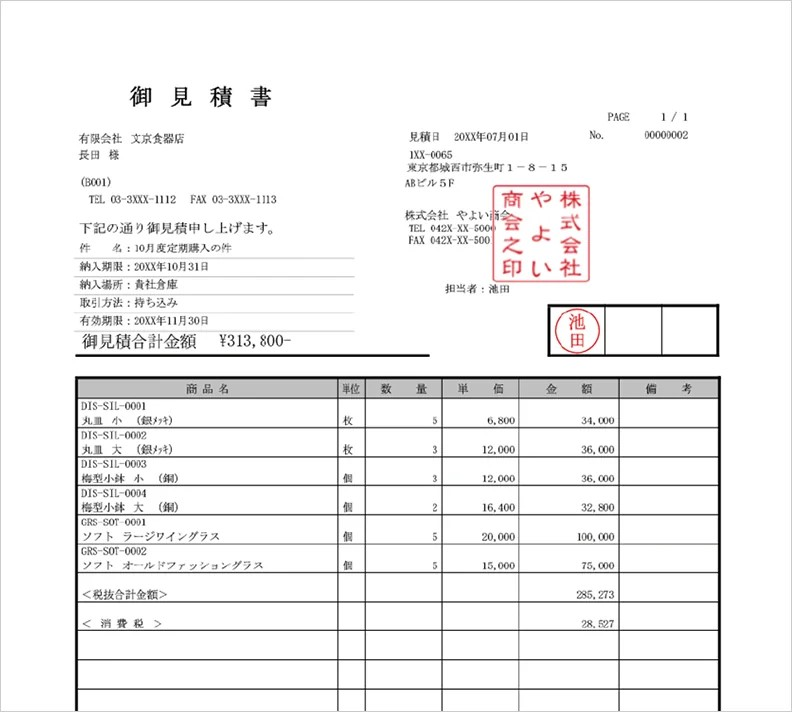
#> input picture app_get_stamp/sample_img.jpg, 792 x 712 px
$ python -i stamp_extractor_app.py   (imports and definitions only)
#> lines starting #> are read from the running program, lines starting #| are printed output that depends on the picture; after the words box and inside, x2 and y2 are one past the last pixel; in counts of white or black regions, pixels touching at a corner belong together
#> further down, picture is the input picture: shape (712, 792, 3); mean B, G, R 241.7, 241.7, 242.2
import streamlit as st
import cv2
import numpy as np
from sklearn import cluster
import matplotlib.pyplot as plt
from PIL import Image
import io

# [1 line not run here, left out]

def extract_stamps(img, min_area=100, blur_kernel=(5, 5)):
    """
    画像から押印部分を抽出する関数

    Parameters:
    -----------
    img : numpy.ndarray
        入力画像（BGR形式）
    min_area : int
        抽出する押印の最小面積
    blur_kernel : tuple
        ぼかし処理のカーネルサイズ

    Returns:
    --------
    list
        抽出された押印画像のリスト
    numpy.ndarray
        マスク画像
    list
        各押印の座標情報 (x, y, w, h)
    """
#> called with min_area = 100, blur_kernel = (5, 5)
    if img is None:
        st.error("画像を読み込めません。")
        return [], None, []

    # グレースケール変換
    gray = cv2.cvtColor(img, cv2.COLOR_BGR2GRAY)

    # ノイズ除去
    blurred = cv2.GaussianBlur(gray, blur_kernel, 0)
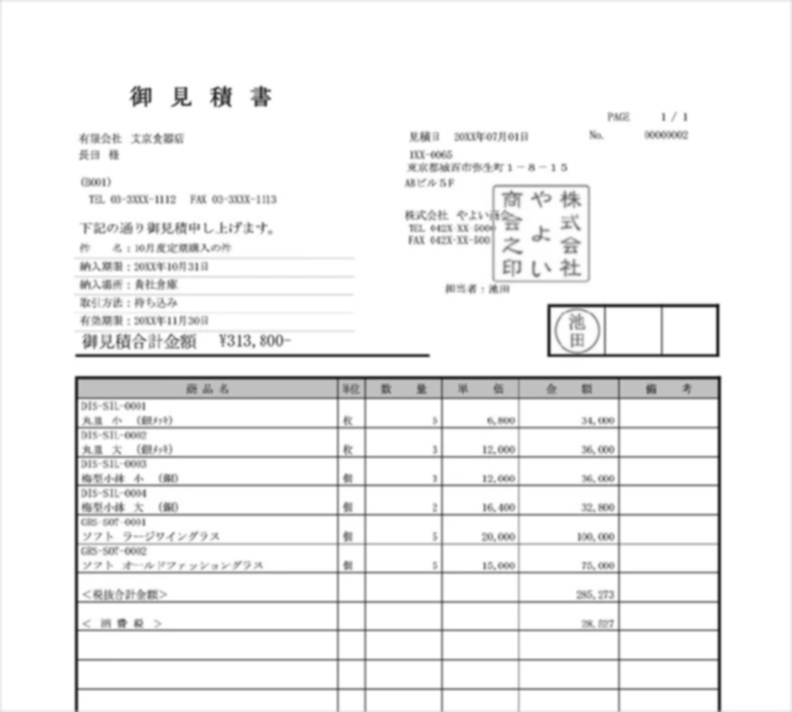
#> blurred: shape (712, 792); min 25, max 255, mean 242

    # K-meansクラスタリング
    pixels = blurred.ravel().reshape(-1, 1).astype(np.float32)
    kmeans = cluster.KMeans(n_clusters=2, random_state=0).fit(pixels)
    labels = kmeans.predict(pixels)

    # クラスタのカウント
    count0, count1 = np.sum(labels == 0), np.sum(labels == 1)
#> count0 = 73675; count1 = 490229

    # 少数派のクラスタを押印と仮定
    mask = (labels == 0).reshape(gray.shape) if count0 < count1 else (labels == 1).reshape(gray.shape)
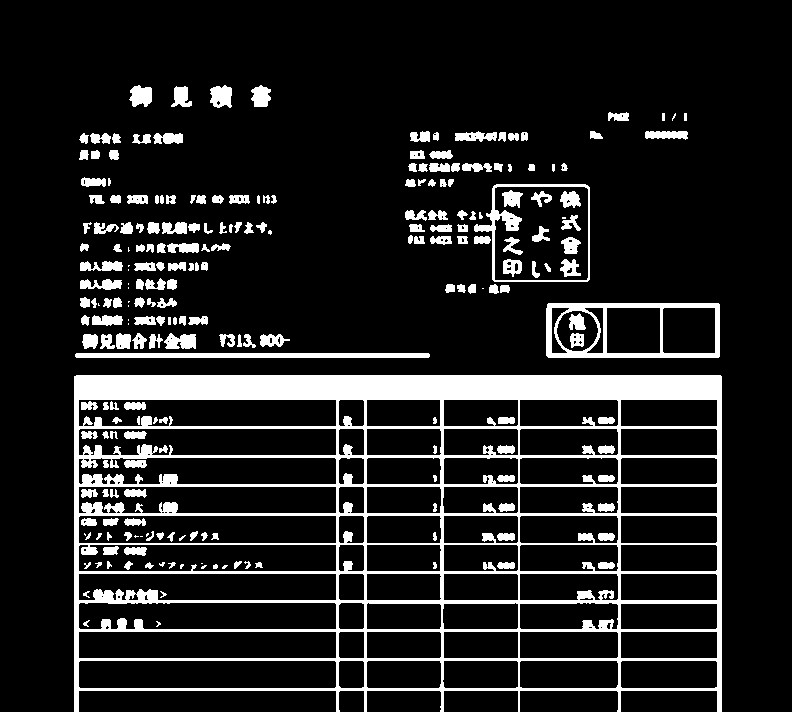
#> mask: shape (712, 792) bool; 13.1% white; 237 white regions (25 under 20 px), largest, box (x1, y1, x2, y2) and area: (74, 375, 722, 712) 47182, (546, 303, 720, 358) 2939, (75, 353, 430, 358) 1771

    # 連結成分の抽出
    num_labels, labels, stats, _ = cv2.connectedComponentsWithStats(mask.astype(np.uint8))
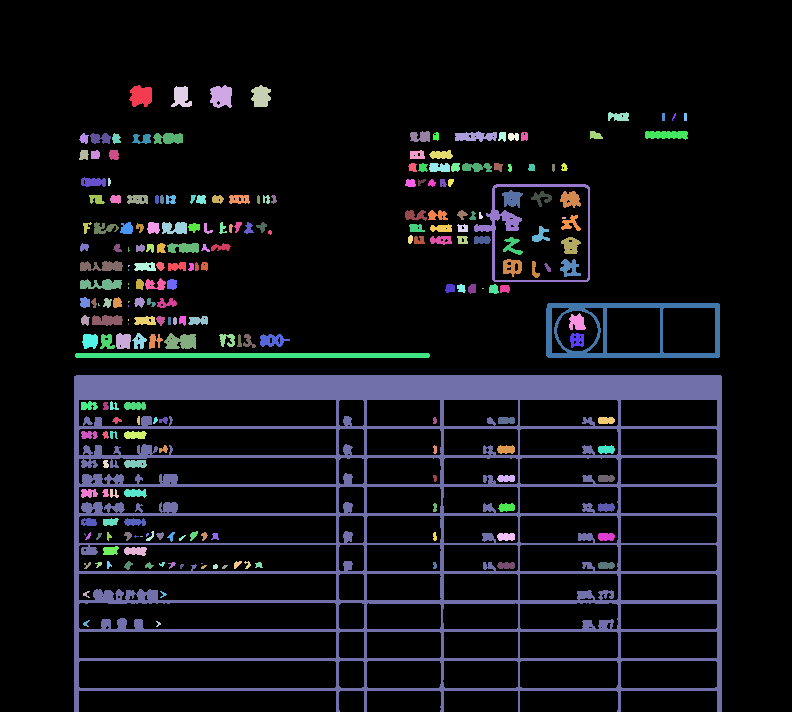
#> labels: shape (712, 792) int32; 238 distinct labels, from 0 to 237; one colour per label, 0 black
#> num_labels = 238; stats = 238 rows, first 6: [0, 0, 792, 712, 490229], [129, 85, 23, 22, 382], [210, 85, 22, 23, 399], [251, 85, 20, 22, 330], [171, 86, 21, 21, 289], [608, 112, 21, 9, 147]

    stamps = []
    stamp_coords = []

    # 各連結成分を処理
    for i in range(1, num_labels):
        area = stats[i, cv2.CC_STAT_AREA]
        if area > min_area:
            x, y, w, h = stats[i, cv2.CC_STAT_LEFT], stats[i, cv2.CC_STAT_TOP], stats[i, cv2.CC_STAT_WIDTH], stats[i, cv2.CC_STAT_HEIGHT]
            stamp_img = img[y:y+h, x:x+w]
            stamps.append(stamp_img)
            stamp_coords.append((x, y, w, h))
#> this loop made 237 passes
#> (area, x, y, w, h) on passes 1, 2, 3, 4, 5, 9, 10, 12, 14, 16, 21, 25: (382, 129, 85, 23, 22), (399, 210, 85, 22, 23), (330, 251, 85, 20, 22), (289, 171, 86, 21, 21), (147, 608, 112, 21, 9), (172, 410, 131, 20, 11), (310, 455, 131, 42, 11), (310, 645, 131, 43, 9), (163, 90, 133, 21, 11), (265, 153, 133, 30, 11), (123, 132, 134, 19, 10), (110, 410, 150, 15, 9)
#> area on passes 6, 8, 11, 13, 15, 17: 24, 24, 78, 69, 68, 42
#> pass 1, in extract_stamps, `stamp_img = img[y:y+h, x:x+w]`:
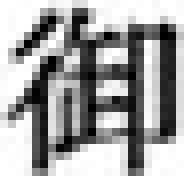
#> stamp_img: shape (22, 23, 3) (shown 8 times larger); min 0, max 255, mean 160.4
#> pass 2, in extract_stamps, `stamp_img = img[y:y+h, x:x+w]`:
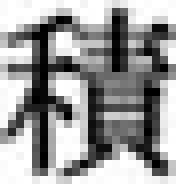
#> stamp_img: shape (23, 22, 3) (shown 8 times larger); min 0, max 255, mean 153.3
#> pass 3, in extract_stamps, `stamp_img = img[y:y+h, x:x+w]`:
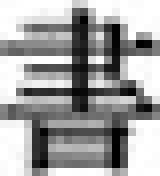
#> stamp_img: shape (22, 20, 3) (shown 8 times larger); min 0, max 255, mean 161.5
#> after the loop, stamp_coords = 84 items, first 6: (129, 85, 23, 22), (210, 85, 22, 23), (251, 85, 20, 22), (171, 86, 21, 21), (608, 112, 21, 9), (410, 131, 20, 11); stamps = 84 items

    return stamps, mask.astype(np.uint8) * 255, stamp_coords

# [76 lines left out: function main, not called in this run]

# [2 lines not run here, left out]

>>> import cv2
>>> picture = cv2.imread('sample_img.jpg')
>>> result = extract_stamps(picture)
